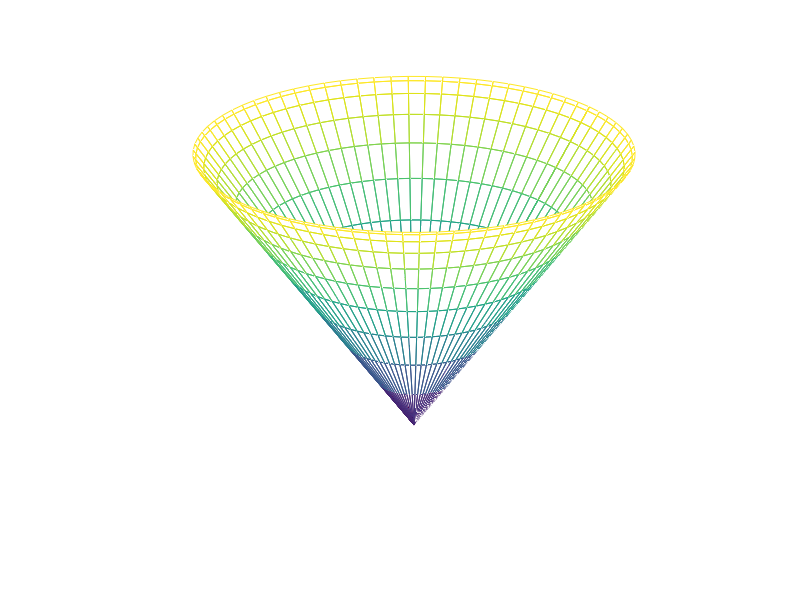

Write the MATLAB code that produced this figure.
t = linspace(0, 2*pi, 81);
p = linspace(0, pi/2, 21);
[tt,pp] = meshgrid(t, p);
r = 2 * cos(pp);
x = r .* sin(pp) .* cos(tt);
y = r .* sin(pp) .* sin(tt);
z = r .* sin(pp);
mesh(x,y,z)
axis off
print -dfig f3.fig